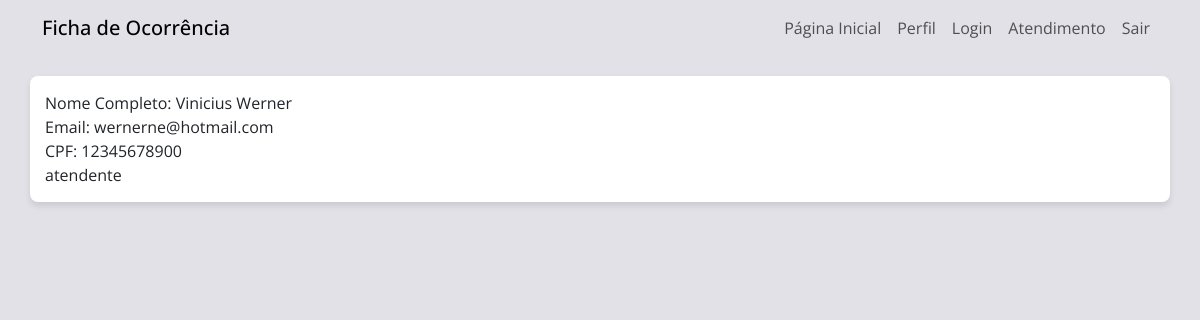
The app's page /perfil.php (signed in) with its own data.
### tables this page shows
CREATE TABLE `usuarios` (
  `id` int(11) NOT NULL,
  `nome_completo` varchar(255) NOT NULL,
  `email` varchar(255) NOT NULL,
  `cpf` varchar(11) NOT NULL,
  `senha` varchar(255) NOT NULL,
  `tipo` varchar(15) NOT NULL
);

### perfil.php (the view, shortened to what this page needs)
<!DOCTYPE html>
<html lang="en">
<head>
    <link rel="stylesheet" href="perfil.css">
    <link href="https://cdn.jsdelivr.net/npm/bootstrap@5.3.2/dist/css/bootstrap.min.css" rel="stylesheet"
>
</head>
<body>
<nav id="navbarra" class="navbar navbar-expand-lg d-none d-lg-block">
        <div class="container">
            <a class="navbar-brand mb-0 h1" href="index.php">Ficha de Ocorrência</a>
            <ul class="navbar-nav ml-auto">
                <li class="nav-item">
                    <a class="nav-link" href="index.php">Página Inicial</a>
                </li>
                <li class="nav-item">
                    <a class="nav-link" href="perfil.php">Perfil</a>
                </li>
                <li class="nav-item">
                    <a class="nav-link" href="login.html">Login</a>
                </li>
                <li class="nav-item">
                    <a class="nav-link" href="atendente.php">Atendimento</a>
                </li>
                <form action="logout.php" method="post">
                    <input type="submit" name="logout" value="Sair" class="logout-button nav-link" />
                </form>
            </ul>
        </div>
    </nav>
    <div class="container user-data">
       <?php
        $mysqli = new mysqli("localhost", "root", "", "sa_bombeiros");
        $cpfUsuarioLogado = $_SESSION['cpf'];
        $query = "SELECT * FROM usuarios WHERE cpf = '$cpfUsuarioLogado'";
        $result = $mysqli->query($query);
        if ($result->num_rows > 0) {
            $row = $result->fetch_assoc();
            echo "Nome Completo: " . $row["nome_completo"] . "<br>";
            echo "Email: " . $row["email"] . "<br>";
            echo "CPF: " . $row["cpf"] . "<br>";
            echo $_SESSION['tipo'];
        } else {
            echo "Não foram encontrados registros para o usuário logado.";
        }
        ?>
    </div>
</body>
</html>

### perfil.css (style rules this page uses)
body { background-color: #e6f7ff; font-family: 'Open Sans', sans-serif; margin: 0; padding: 0; }
.navbar { background-color: #1E90FF !important; }
.user-data { background-color: #ffffff; padding: 15px; margin-top: 20px; border-radius: 8px; box-shadow: 0 4px 6px rgba(0, 0, 0, 0.1); }

### perfil.php (style rules this page uses)
body { background-color: rgba(173, 172, 191, 0.361); font-family: 'Open Sans', coursive; margin: 0; padding: 0; }
.navbar { background-color: transparent !important; }
.user-data { background-color: #ffffff; padding: 15px; margin-top: 20px; border-radius: 8px; box-shadow: 0 4px 6px rgba(0, 0, 0, 0.1); }

### records on screen
usuarios: nome_completo "Vinicius Werner", email "wernerne@hotmail.com", cpf "12345678900"

### other values on screen
$_SESSION['tipo'] "atendente"
